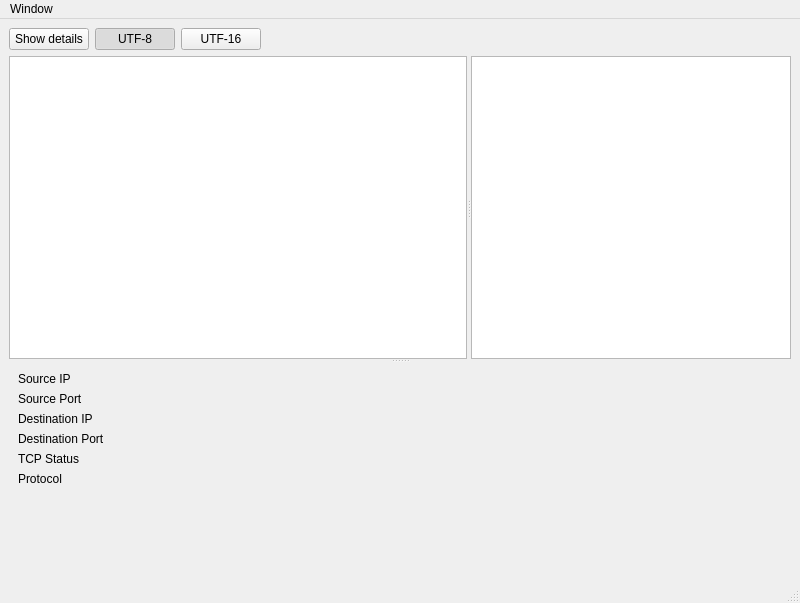
<?xml version="1.0" encoding="UTF-8"?>
<ui version="4.0">
 <class>MainWindow</class>
 <widget class="QMainWindow" name="MainWindow">
  <property name="geometry">
   <rect>
    <x>0</x>
    <y>0</y>
    <width>800</width>
    <height>603</height>
   </rect>
  </property>
  <property name="sizePolicy">
   <sizepolicy hsizetype="Preferred" vsizetype="Preferred">
    <horstretch>1</horstretch>
    <verstretch>1</verstretch>
   </sizepolicy>
  </property>
  <property name="minimumSize">
   <size>
    <width>800</width>
    <height>600</height>
   </size>
  </property>
  <property name="windowTitle">
   <string>FlowLab</string>
  </property>
  <widget class="QWidget" name="centralwidget">
   <property name="sizePolicy">
    <sizepolicy hsizetype="Expanding" vsizetype="Expanding">
     <horstretch>1</horstretch>
     <verstretch>1</verstretch>
    </sizepolicy>
   </property>
   <layout class="QVBoxLayout" name="verticalLayout">
    <item>
     <layout class="QHBoxLayout" name="horizontalLayout_2">
      <item>
       <widget class="QPushButton" name="pushButton">
        <property name="text">
         <string>Show details</string>
        </property>
       </widget>
      </item>
      <item>
       <widget class="QPushButton" name="utf8Button">
        <property name="sizePolicy">
         <sizepolicy hsizetype="Minimum" vsizetype="Fixed">
          <horstretch>0</horstretch>
          <verstretch>0</verstretch>
         </sizepolicy>
        </property>
        <property name="text">
         <string>UTF-8</string>
        </property>
        <property name="checkable">
         <bool>true</bool>
        </property>
        <property name="checked">
         <bool>true</bool>
        </property>
        <property name="autoDefault">
         <bool>false</bool>
        </property>
        <property name="flat">
         <bool>false</bool>
        </property>
       </widget>
      </item>
      <item>
       <widget class="QPushButton" name="utf16Button">
        <property name="text">
         <string>UTF-16</string>
        </property>
        <property name="checkable">
         <bool>true</bool>
        </property>
        <property name="checked">
         <bool>false</bool>
        </property>
       </widget>
      </item>
      <item>
       <spacer name="horizontalSpacer">
        <property name="orientation">
         <enum>Qt::Orientation::Horizontal</enum>
        </property>
        <property name="sizeHint" stdset="0">
         <size>
          <width>40</width>
          <height>20</height>
         </size>
        </property>
       </spacer>
      </item>
     </layout>
    </item>
    <item>
     <widget class="QSplitter" name="splitter_2">
      <property name="sizePolicy">
       <sizepolicy hsizetype="Expanding" vsizetype="Expanding">
        <horstretch>1</horstretch>
        <verstretch>1</verstretch>
       </sizepolicy>
      </property>
      <property name="maximumSize">
       <size>
        <width>16777215</width>
        <height>16777215</height>
       </size>
      </property>
      <property name="frameShape">
       <enum>QFrame::Shape::NoFrame</enum>
      </property>
      <property name="orientation">
       <enum>Qt::Orientation::Vertical</enum>
      </property>
      <widget class="QSplitter" name="splitter">
       <property name="sizePolicy">
        <sizepolicy hsizetype="Expanding" vsizetype="Expanding">
         <horstretch>0</horstretch>
         <verstretch>0</verstretch>
        </sizepolicy>
       </property>
       <property name="orientation">
        <enum>Qt::Orientation::Horizontal</enum>
       </property>
       <widget class="QListView" name="listView">
        <property name="sizePolicy">
         <sizepolicy hsizetype="Expanding" vsizetype="Expanding">
          <horstretch>10</horstretch>
          <verstretch>0</verstretch>
         </sizepolicy>
        </property>
        <property name="selectionBehavior">
         <enum>QAbstractItemView::SelectionBehavior::SelectRows</enum>
        </property>
       </widget>
       <widget class="QPlainTextEdit" name="connectionStream">
        <property name="sizePolicy">
         <sizepolicy hsizetype="Expanding" vsizetype="Expanding">
          <horstretch>7</horstretch>
          <verstretch>0</verstretch>
         </sizepolicy>
        </property>
       </widget>
      </widget>
      <widget class="QFrame" name="formFrame">
       <property name="sizePolicy">
        <sizepolicy hsizetype="Expanding" vsizetype="Expanding">
         <horstretch>0</horstretch>
         <verstretch>0</verstretch>
        </sizepolicy>
       </property>
       <layout class="QFormLayout" name="formLayout">
        <item row="0" column="0">
         <widget class="QLabel" name="label">
          <property name="text">
           <string>Source IP</string>
          </property>
         </widget>
        </item>
        <item row="0" column="1">
         <widget class="QLabel" name="sourceIpText">
          <property name="text">
           <string/>
          </property>
         </widget>
        </item>
        <item row="1" column="0">
         <widget class="QLabel" name="label_3">
          <property name="text">
           <string>Source Port</string>
          </property>
         </widget>
        </item>
        <item row="1" column="1">
         <widget class="QLabel" name="sourcePortText">
          <property name="text">
           <string/>
          </property>
         </widget>
        </item>
        <item row="2" column="0">
         <widget class="QLabel" name="label_5">
          <property name="text">
           <string>Destination IP</string>
          </property>
         </widget>
        </item>
        <item row="2" column="1">
         <widget class="QLabel" name="destinationIpText">
          <property name="text">
           <string/>
          </property>
         </widget>
        </item>
        <item row="3" column="0">
         <widget class="QLabel" name="label_7">
          <property name="text">
           <string>Destination Port</string>
          </property>
         </widget>
        </item>
        <item row="3" column="1">
         <widget class="QLabel" name="destinationPortText">
          <property name="text">
           <string/>
          </property>
         </widget>
        </item>
        <item row="4" column="0">
         <widget class="QLabel" name="label_2">
          <property name="text">
           <string>TCP Status</string>
          </property>
         </widget>
        </item>
        <item row="4" column="1">
         <widget class="QLabel" name="tcpStatusText">
          <property name="text">
           <string/>
          </property>
         </widget>
        </item>
        <item row="5" column="0">
         <widget class="QLabel" name="label_4">
          <property name="text">
           <string>Protocol</string>
          </property>
         </widget>
        </item>
        <item row="5" column="1">
         <widget class="QLabel" name="protocolText">
          <property name="text">
           <string/>
          </property>
         </widget>
        </item>
       </layout>
      </widget>
     </widget>
    </item>
   </layout>
  </widget>
  <widget class="QMenuBar" name="menubar">
   <property name="geometry">
    <rect>
     <x>0</x>
     <y>0</y>
     <width>800</width>
     <height>21</height>
    </rect>
   </property>
   <widget class="QMenu" name="menuWindow">
    <property name="title">
     <string>Window</string>
    </property>
    <addaction name="actionShow_logs"/>
   </widget>
   <addaction name="menuWindow"/>
  </widget>
  <widget class="QStatusBar" name="statusBar"/>
  <action name="actionShow_logs">
   <property name="text">
    <string>Show logs</string>
   </property>
  </action>
 </widget>
 <resources/>
 <connections/>
</ui>
